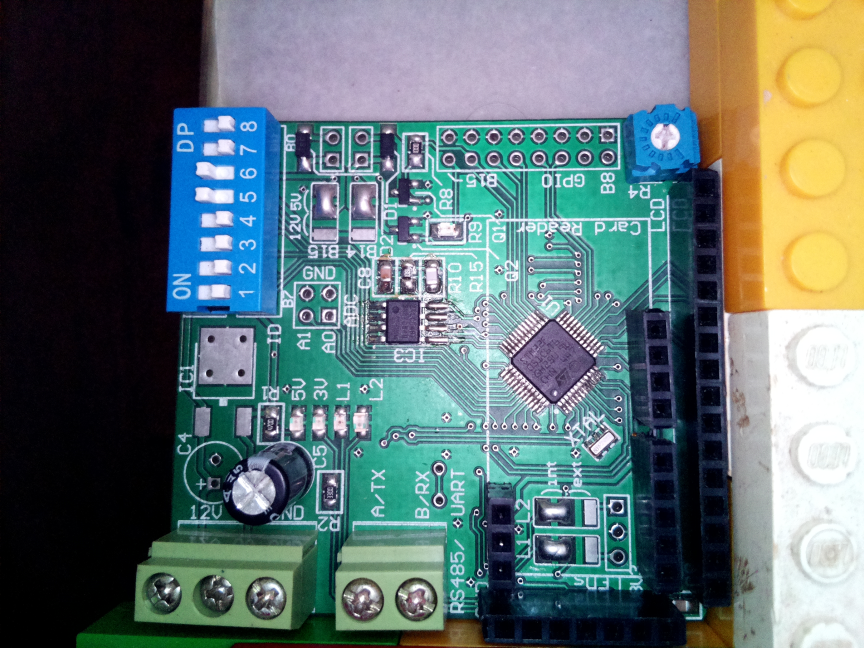
#> input picture Root_Directory/Under_Test/scene2.jpg, 2592 x 1944 px, found by its file name (shown at 1/3 size)
$ python BBox_overlap.py
#> lines starting #> are read from the running program, lines starting #| are printed output that depends on the picture
import csv
import numpy as np
# NOTE: ImageDraw and ImageColor used for masking out components
from PIL import Image, ExifTags, ImageDraw, ImageColor

def check_rotation(image):
    """
    Checks if `image` is rotated based on *exif tags* (Required for PIL)
    NOTE: (GUI name should change) check `alt_main_csv.py` orig. impl of this
    It appears openCV take exif data into account, and swithcing to this library may be better
    """
    try:
        exif = dict((ExifTags.TAGS[k], v) for k, v in image._getexif().items() if k in ExifTags.TAGS)
        if exif['Orientation'] == 6:
            image = image.rotate(-90, expand=True)
        elif exif['Orientation'] == 5:
            image = image.rotate(90, expand=True)
    except Exception as e:
                print("{},\n\n\n EXIF data not available.".format(e))
    finally:
        print("Proceeding...")

def bbox_overlap(image_under_test, template_image, bare_board):
    """
    checks what contours from `rects.csv` (created in the previous stage) falls in the coordinates
    given in `poi.csv` (created in the GUI).

    The coordinates given in `poi.csv` are cropped out of both the
    `template_image` and `image_under_test` and stored in \POI and \COM respectively
    such that all the components are isolated.

    @returns: None
    @output: \COM\*.jpg, \POI\*.jpg
    """
#> called with image_under_test = 'IS4/Template/template0.jpg', template_image = 'IS4/Under_Test/scene2.jpg', bare_board = 'IS4/Template/template1.jpg'
    image = Image.open(template_image)
#> image is the input picture: PIL image 2592x1944 RGB; mean R, G, B 96.1, 113.9, 113.3
    scn_im = Image.open(image_under_test)
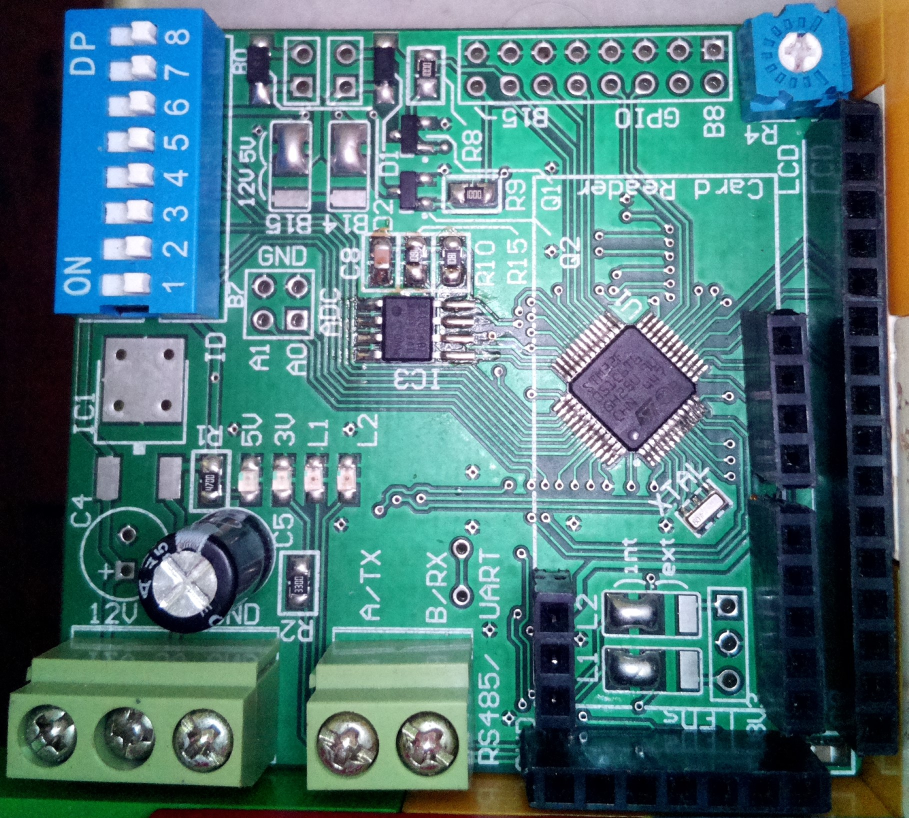
#> input picture Root_Directory/Template/template0.jpg, 1817 x 1636 px, found by its file name (shown at 1/2 size)
#> scn_im is the input picture: PIL image 1817x1636 RGB; mean R, G, B 79.7, 119, 122.7
    bare_board = Image.open(bare_board)
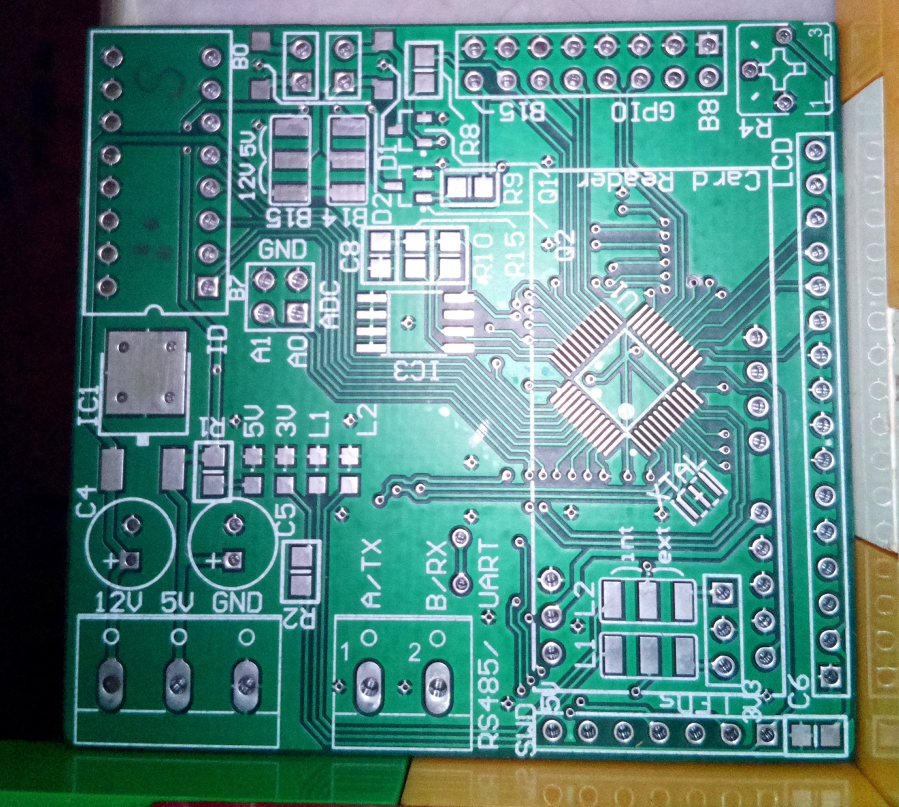
#> input picture Root_Directory/Template/template1.jpg, 1797 x 1613 px, found by its file name (shown at 1/2 size)
#> bare_board is the input picture: PIL image 1797x1613 RGB; mean R, G, B 89, 136, 131.9

    # reads Exif data to determine if the image was rotated before being processed
    check_rotation(image)
#> in check_rotation, `exif = dict((ExifTags.TAGS[k], v) for k, v in image._getexif().items()..`: exif = 33 items
    check_rotation(scn_im)
    check_rotation(bare_board)

    x0 = "x0"
    x1 = "x1"
    y0 = "y0"
    y1 = "y1"

    pois = []
    rects =[]

#> (the run stopped early here; a loop or call above may not have finished)
